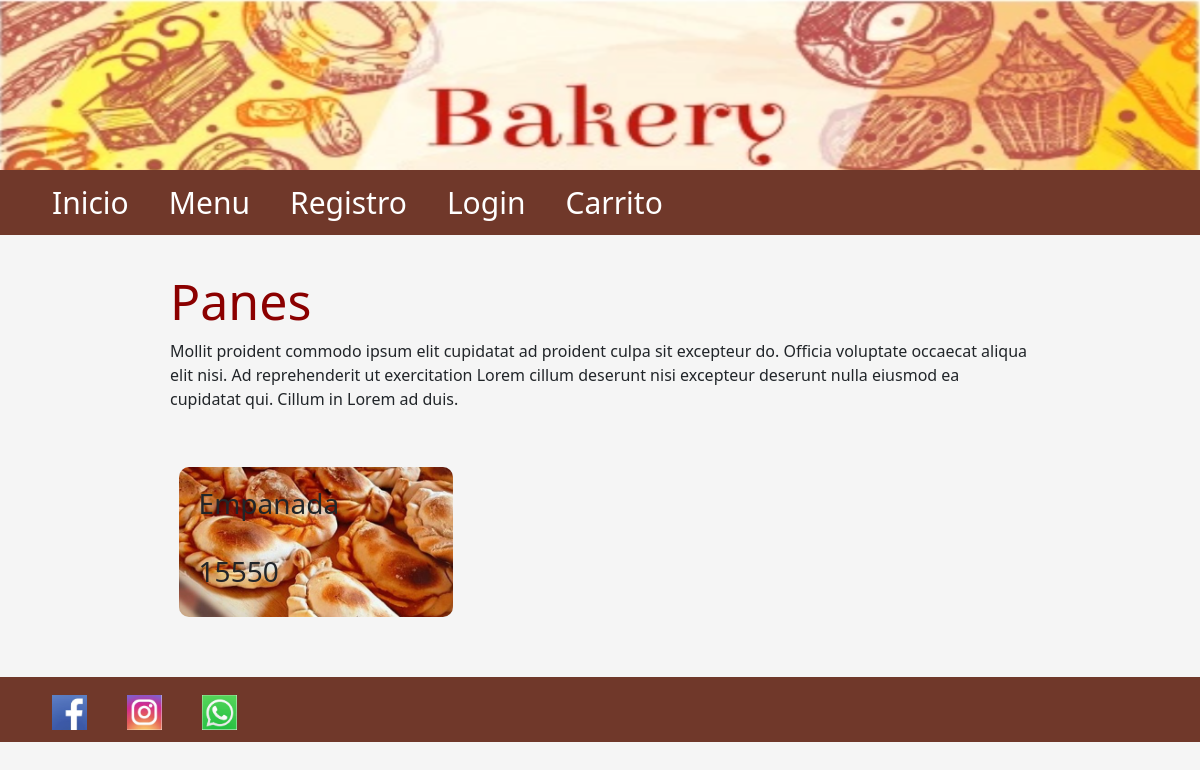
Before: /Menu with the older database file.
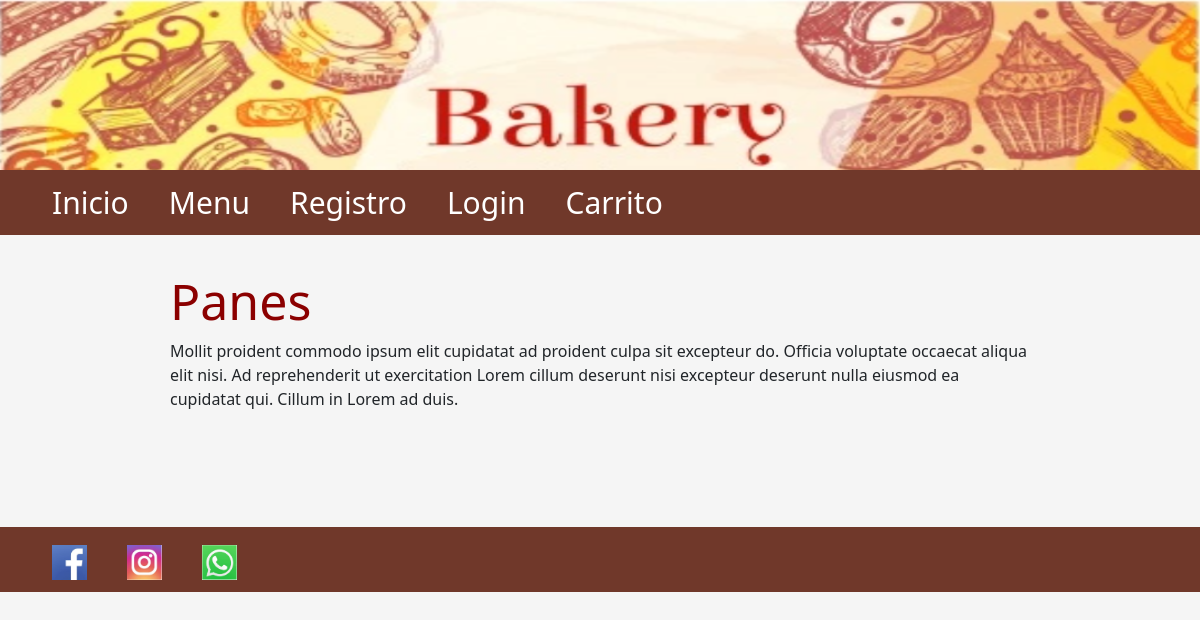
After: the same page with the newer database file.
### panaderia/models.py (models this page shows)
class Platos(db.Model):
    __tablename__ = 'platos'
    idproducto = db.Column(db.Integer, primary_key=True)
    nombreplato = db.Column(db.String(510), nullable=True)
    precioplato = db.Column(db.Integer, nullable=True)
    descripcionplato = db.Column(db.String(200))
    nombreimagenplato = db.Column(db.String(200), nullable=False)

### panaderia/views.py (the view)
@app.route('/Menu')
def menu():
    platos = Platos.query.all()
    return render_template('menu.html', platos=platos)

### panaderia/templates/Menu.html
{% extends './layout.html' %} {% block title %} Menu {% endblock %} {% block body %}
    <h1>Panes</h1>
    <p>Mollit proident commodo ipsum elit cupidatat ad proident culpa sit excepteur do. Officia voluptate occaecat aliqua elit nisi. Ad reprehenderit ut exercitation Lorem cillum deserunt nisi excepteur deserunt nulla eiusmod ea cupidatat qui. Cillum in
        Lorem ad duis.</p>
    <div class="contenedor">
        {%for plato in platos%}
                    <div class="imagenes-inicio" style="background-image:url(static/uploads/{{plato.nombreimagenplato}})">
                        <div class="textos">
                            <h3>{{plato.nombreplato}}</h3>
                            <h3>{{plato.precioplato}}</h3>
                        </div>
                    </div>
        {% endfor %}
{% endblock %}

Changed rows visible on the page:
removed Platos: nombreimagenplato (picture), nombreplato "Empanada", precioplato "15550"
